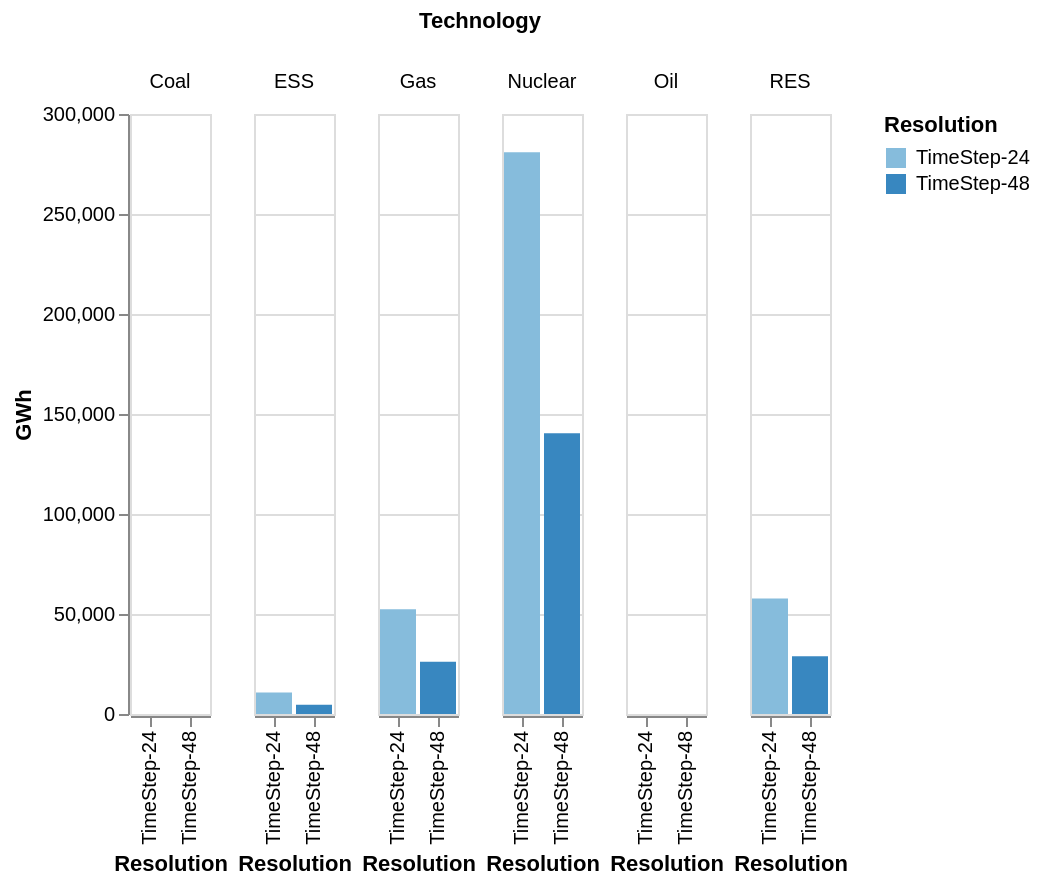

The cell this chart's notebook holds for it:
### Code cell
alt.Chart(comparison).mark_bar().encode(
    x="Resolution:O", y="GWh:Q", color="Resolution:O", column="Technology:N"
)

### Figure 1 — Vega-Lite specification as saved in the notebook (floating-point values rounded to 4 significant figures)
{"config": {"view": {"continuousWidth": 300, "continuousHeight": 300}}, "data": {"name": "data-5f666530b3c45b43611db624ef5f9ec8"}, "mark": {"type": "bar"}, "encoding": {"color": {"field": "Resolution", "type": "ordinal"}, "column": {"field": "Technology", "type": "nominal"}, "x": {"field": "Resolution", "type": "ordinal"}, "y": {"field": "GWh", "type": "quantitative"}}, "$schema": "https://vega.github.io/schema/vega-lite/v5.20.1.json", "datasets": {"data-5f666530b3c45b43611db624ef5f9ec8": [{"Technology": "Coal", "GWh": 0.0, "Resolution": "TimeStep-24"}, {"Technology": "ESS", "GWh": 10700.0, "Resolution": "TimeStep-24"}, {"Technology": "Gas", "GWh": 52420.0, "Resolution": "TimeStep-24"}, {"Technology": "Nuclear", "GWh": 280900.0, "Resolution": "TimeStep-24"}, {"Technology": "Oil", "GWh": 0.0, "Resolution": "TimeStep-24"}, {"Technology": "RES", "GWh": 57750.0, "Resolution": "TimeStep-24"}, {"Technology": "Coal", "GWh": 0.0, "Resolution": "TimeStep-48"}, {"Technology": "ESS", "GWh": 4565.0, "Resolution": "TimeStep-48"}, {"Technology": "Gas", "GWh": 26160.0, "Resolution": "TimeStep-48"}, {"Technology": "Nuclear", "GWh": 140400.0, "Resolution": "TimeStep-48"}, {"Technology": "Oil", "GWh": 0.0, "Resolution": "TimeStep-48"}, {"Technology": "RES", "GWh": 28870.0, "Resolution": "TimeStep-48"}]}}
